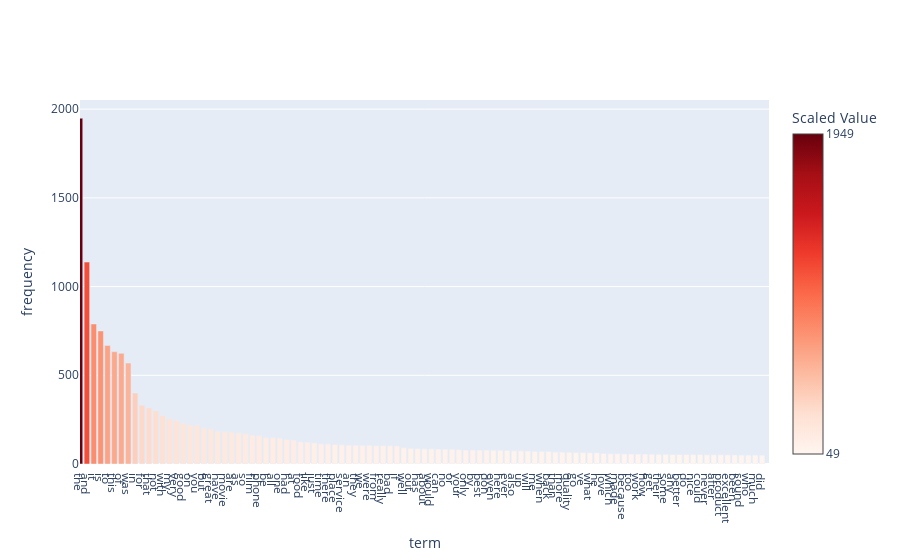

Notebook source saved alongside this figure:
### Markdown cell above
long tail visualization:

### Code cell
sorted_indices = feature_frequencies.argsort()[::-1][:]

# get top 300
x = [count_vect.get_feature_names_out()[i] for i in sorted_indices[:100]]
y = feature_frequencies[sorted_indices[:100]]

fig = go.Figure()
fig.add_trace(go.Bar(x=x, y=y,
                    marker=dict(
                    color=y,
                    colorscale='Reds', 
                    colorbar=dict(title='Scaled Value', tickvals=[min(y), max(y)]) 
                )))


fig.update_xaxes(
    title_text="term",
    fixedrange=False,
    range=[0, 100],
    constrain="domain",
    tickmode='array',  
    tickvals=list(range(len(x))),  
    ticktext=x,
    autorange=False, showline=True
)

fig.update_yaxes(
    title_text="frequency",
    fixedrange=True
)


fig.show(config={"scrollZoom": True, "displayModeBar": True})

### Figure 1 — Plotly figure (JSON) as saved in the notebook; plotly's stock layout.template omitted (floating-point values rounded to 4 significant figures)
{"data": [{"marker": {"color": [1949, 1138, 789, 750, 668, 633, 624, 569, 400, 332, 316, 300, 274, 254, 245, 230, 221, 218, 201, 198, 184, 182, 180, 175, 171, 163, 160, 148, 148, 146, 138, 135, 124, 123, 119, 112, 112, 110, 108, 106, 106, 105, 105, 103, 103, 103, 102, 92, 88, 87, 85, 85, 84, 83, 83, 80, 79, 78, 78, 78, 77, 77, 76, 74, 74, 73, 71, 71, 71, 67, 67, 66, 64, 64, 63, 63, 59, 58, 58, 57, 56, 56, 56, 55, 54, 54, 53, 53, 53, 53, 53, 52, 52, 52, 51, 51, 50, 50, 50, 49], "colorbar": {"tickvals": [49, 1949], "title": {"text": "Scaled Value"}}, "colorscale": [[0, "rgb(255,245,240)"], [0.125, "rgb(254,224,210)"], [0.25, "rgb(252,187,161)"], [0.375, "rgb(252,146,114)"], [0.5, "rgb(251,106,74)"], [0.625, "rgb(239,59,44)"], [0.75, "rgb(203,24,29)"], [0.875, "rgb(165,15,21)"], [1, "rgb(103,0,13)"]]}, "type": "bar", "x": ["the", "and", "it", "is", "to", "this", "of", "was", "in", "for", "that", "not", "with", "my", "very", "good", "on", "you", "but", "great", "have", "movie", "are", "as", "so", "film", "phone", "be", "all", "one", "had", "at", "food", "like", "just", "time", "there", "place", "service", "an", "they", "we", "were", "from", "really", "bad", "if", "well", "out", "has", "about", "would", "can", "no", "or", "your", "only", "by", "best", "don", "even", "here", "ever", "also", "up", "will", "me", "when", "back", "than", "more", "quality", "go", "ve", "what", "he", "love", "which", "made", "because", "too", "work", "how", "get", "their", "some", "any", "better", "do", "nice", "could", "never", "after", "product", "excellent", "been", "sound", "who", "much", "did"], "y": [1949, 1138, 789, 750, 668, 633, 624, 569, 400, 332, 316, 300, 274, 254, 245, 230, 221, 218, 201, 198, 184, 182, 180, 175, 171, 163, 160, 148, 148, 146, 138, 135, 124, 123, 119, 112, 112, 110, 108, 106, 106, 105, 105, 103, 103, 103, 102, 92, 88, 87, 85, 85, 84, 83, 83, 80, 79, 78, 78, 78, 77, 77, 76, 74, 74, 73, 71, 71, 71, 67, 67, 66, 64, 64, 63, 63, 59, 58, 58, 57, 56, 56, 56, 55, 54, 54, 53, 53, 53, 53, 53, 52, 52, 52, 51, 51, 50, 50, 50, 49]}], "layout": {"xaxis": {"autorange": false, "constrain": "domain", "fixedrange": false, "range": [0, 100], "showline": true, "tickmode": "array", "ticktext": ["the", "and", "it", "is", "to", "this", "of", "was", "in", "for", "that", "not", "with", "my", "very", "good", "on", "you", "but", "great", "have", "movie", "are", "as", "so", "film", "phone", "be", "all", "one", "had", "at", "food", "like", "just", "time", "there", "place", "service", "an", "they", "we", "were", "from", "really", "bad", "if", "well", "out", "has", "about", "would", "can", "no", "or", "your", "only", "by", "best", "don", "even", "here", "ever", "also", "up", "will", "me", "when", "back", "than", "more", "quality", "go", "ve", "what", "he", "love", "which", "made", "because", "too", "work", "how", "get", "their", "some", "any", "better", "do", "nice", "could", "never", "after", "product", "excellent", "been", "sound", "who", "much", "did"], "tickvals": [0, 1, 2, 3, 4, 5, 6, 7, 8, 9, 10, 11, 12, 13, 14, 15, 16, 17, 18, 19, 20, 21, 22, 23, 24, 25, 26, 27, 28, 29, 30, 31, 32, 33, 34, 35, 36, 37, 38, 39, 40, 41, 42, 43, 44, 45, 46, 47, 48, 49, 50, 51, 52, 53, 54, 55, 56, 57, 58, 59, 60, 61, 62, 63, 64, 65, 66, 67, 68, 69, 70, 71, 72, 73, 74, 75, 76, 77, 78, 79, 80, 81, 82, 83, 84, 85, 86, 87, 88, 89, 90, 91, 92, 93, 94, 95, 96, 97, 98, 99], "title": {"text": "term"}}, "yaxis": {"fixedrange": true, "title": {"text": "frequency"}}}}
